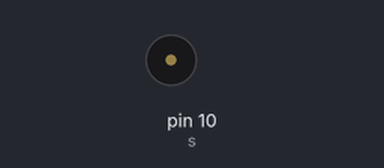
Bench run of a sketch on a simulated Arduino Uno, built with avr-gcc and run on an emulated ATmega328P. On the bench: buzzer (waves = sounding).

Above: at 0.37 s.
At 8.1 s:
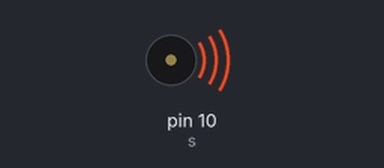
Timing chart, 0 to 40.0 s (numbered marks = the images above):
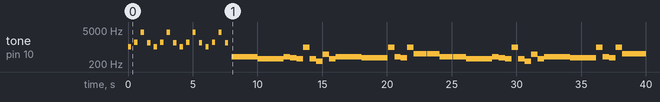

Measured:
- by itself, tone on pin 10 (s): plays 1047 Hz for 0.25 s, 1568 Hz for 0.25 s, 3951 Hz for 0.25 s, 1480 Hz for 0.25 s, 1047 Hz for 0.25 s, 1568 Hz for 0.25 s … (60 notes in this stretch)

The sketch:

Lavender_Town_Theme.ino
```cpp
#include "tone.h"
boolean song = true;

void setup() {
  /*
  tone(s , NOTE_C5);
  Full();  // duration of the note
  Break(); // use this function between same notes
  tone(s , NOTE_C5);
  Full();
  tone(s , NOTE_D5);
  Full();
  tone(s , NOTE_C5);
  Full();
  tone(s , NOTE_F5);
  Full();
  tone(s , NOTE_E5);
  Full();
  End(); */
}
void loop() {
  if (song == true) {
      intro();
      intro();
      intro();
      intro();
      prechorus();
      chorus();
      prechorus();
      chorus();
      outro();
      song = false;
  }


}
void intro() {
  tone(s , NOTE_C6);
  Half();
  pause();
  tone(s , NOTE_G6);
  Half();
  pause();
  tone(s , NOTE_B7);
  Half();
  pause();
  tone(s , NOTE_FS6);
  Half();
  pause();
}

void prechorus() {
  tone(s , NOTE_G4);
  Long();
  Break();
  tone(s , NOTE_G4);
  Long();
  Break();
  tone(s , NOTE_E4);
  Long();
  Break();
  tone(s , NOTE_E4);
  Long();
  Break();
  tone(s , NOTE_G4);
  Full();
  tone(s , NOTE_FS4);
  Full();
  tone(s , NOTE_E4);
  Full();
  tone(s , NOTE_B5);
  Full();
  tone(s , NOTE_E4);
  Full();
  tone(s , NOTE_C4);
  Full();
  tone(s , NOTE_B4);
  Full();
  tone(s , NOTE_E4);
  Full();
}
void chorus() {
  tone(s , NOTE_G4);
  Long();
  Break();
  tone(s , NOTE_G4);
  Long();
  Break();
  tone(s , NOTE_FS4);
  Long();
  Break();
  tone(s , NOTE_FS4);
  Long();
  Break();
  tone(s , NOTE_B5);
  Full();
  tone(s , NOTE_G4);
  Full();
  tone(s , NOTE_FS4);
  Full();
  tone(s , NOTE_B5);
  Full();
  tone(s , NOTE_C5);
  Long();
  Break();
  tone(s , NOTE_C5);
  Long();
}
void outro() {
  intro();
  intro();
  tone(s , NOTE_E4);
  Full();
  tone(s , NOTE_C4);
  Full();
  tone(s , NOTE_B4);
  Full();
  tone(s , NOTE_E4);
  Full();
  End();
}
```

tone.h
```cpp
#define NOTE_B0  31
#define NOTE_C1  33
#define NOTE_CS1 35
#define NOTE_D1  37
#define NOTE_DS1 39
#define NOTE_E1  41
#define NOTE_F1  44
#define NOTE_FS1 46
#define NOTE_G1  49
#define NOTE_GS1 52
#define NOTE_A1  55
#define NOTE_AS1 58
#define NOTE_B1  62
#define NOTE_C2  65
#define NOTE_CS2 69
#define NOTE_D2  73
#define NOTE_DS2 78
#define NOTE_E2  82
#define NOTE_F2  87
#define NOTE_FS2 93
#define NOTE_G2  98
#define NOTE_GS2 104
#define NOTE_A2  110
#define NOTE_AS2 117
#define NOTE_B2  123
#define NOTE_C3  131
#define NOTE_CS3 139
#define NOTE_D3  147
#define NOTE_DS3 156
#define NOTE_E3  165
#define NOTE_F3  175
#define NOTE_FS3 185
#define NOTE_G3  196
#define NOTE_GS3 208
#define NOTE_A3  220
#define NOTE_AS3 233
#define NOTE_B3  247
#define NOTE_C4  262
#define NOTE_CS4 277
#define NOTE_D4  294
#define NOTE_DS4 311
#define NOTE_E4  330
#define NOTE_F4  349
#define NOTE_FS4 370
#define NOTE_G4  392
#define NOTE_GS4 415
#define NOTE_A4  440
#define NOTE_AS4 466
#define NOTE_B4  494
#define NOTE_C5  523
#define NOTE_CS5 554
#define NOTE_D5  587
#define NOTE_DS5 622
#define NOTE_E5  659
#define NOTE_F5  698
#define NOTE_FS5 740
#define NOTE_G5  784
#define NOTE_GS5 831
#define NOTE_A5  880
#define NOTE_AS5 932
#define NOTE_B5  988
#define NOTE_C6  1047
#define NOTE_CS6 1109
#define NOTE_D6  1175
#define NOTE_DS6 1245
#define NOTE_E6  1319
#define NOTE_F6  1397
#define NOTE_FS6 1480
#define NOTE_G6  1568
#define NOTE_GS6 1661
#define NOTE_A6  1760
#define NOTE_AS6 1865
#define NOTE_B6  1976
#define NOTE_C7  2093
#define NOTE_CS7 2217
#define NOTE_D7  2349
#define NOTE_DS7 2489
#define NOTE_E7  2637
#define NOTE_F7  2794
#define NOTE_FS7 2960
#define NOTE_G7  3136
#define NOTE_GS7 3322
#define NOTE_A7  3520
#define NOTE_AS7 3729
#define NOTE_B7  3951
#define NOTE_C8  4186
#define NOTE_CS8 4435
#define NOTE_D8  4699
#define NOTE_DS8 4978

const int s = 10;

void Half() {
  delay(250);
}
void Full() {
  delay(500);
}
void Long() {
  delay(1000);
}
void Break() {
  noTone(10);
  delay(10);
}
void pause() {
  noTone(10);
  delay(250);
}
void End() {
  noTone(10);
}
```
